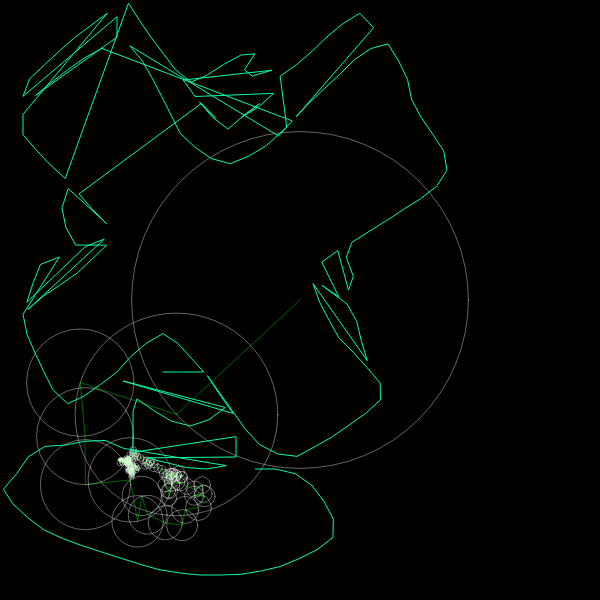
Frame 1 (no input)
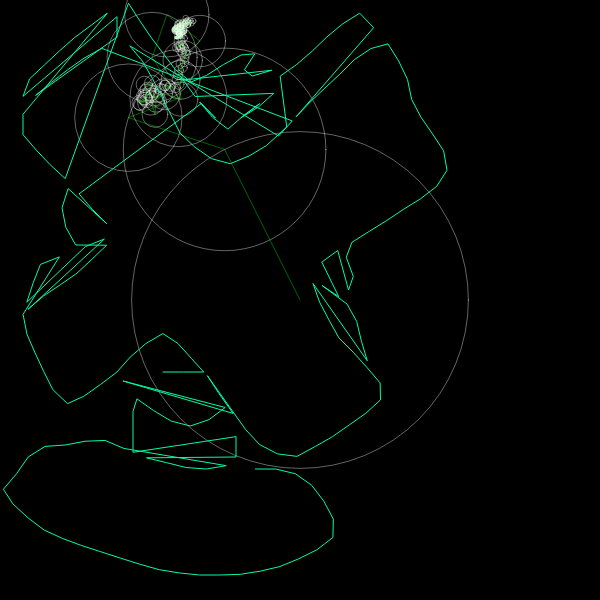
Frame 60 (no input)
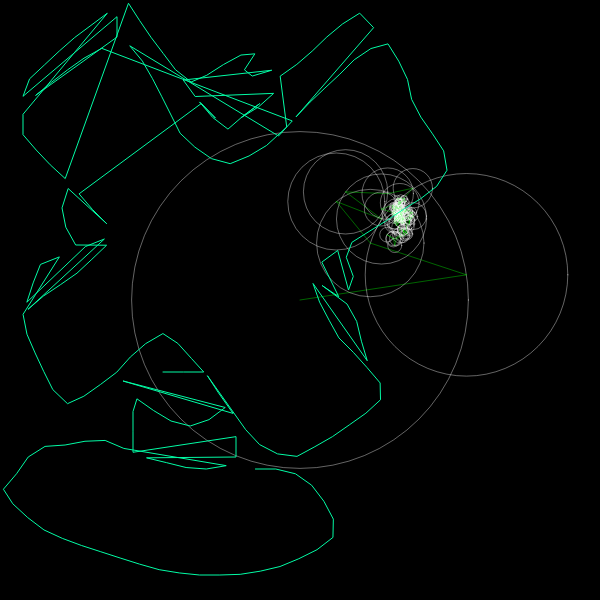
Frame 120 (the mouse pressed at the canvas centre since frame 60)

The p5.js sketch that drew these frames (run headless with seeded random() and noise() and a simulated clock; from frame 60 on, the mouse is pressed at the canvas centre):

// p5.js sketch
// ── sketch.js


//Santhosh Jallu
const USER = 0;
const FOURIER = 1;

let time = 0;
let path =  [];
let dd =[];
let fourierX;

let svgdata = [{x: 163, y: 372},
  {x: 183.3701171875, y: 372},
  {x: 203.740234375, y: 372},
  {x: 191.48712158203125, y: 358.48712158203125},
  {x: 177.83335876464844, y: 343.385986328125},
  {x: 162.90982055664062, y: 333.56622314453125},
  {x: 145.6395721435547, y: 343.6585388183594},
  {x: 130.31675720214844, y: 357.0186462402344},
  {x: 116.74185180664062, y: 372.1985778808594},
  {x: 100.49138641357422, y: 384.4766540527344},
  {x: 83.84965515136719, y: 396.2237854003906},
  {x: 67.51121520996094, y: 403.6576232910156},
  {x: 52.802162170410156, y: 389.60430908203125},
  {x: 43.69236755371094, y: 371.3847351074219},
  {x: 35.07255935668945, y: 352.9366760253906},
  {x: 26.973247528076172, y: 334.2459716796875},
  {x: 23.05358123779297, y: 314.3215026855469},
  {x: 59.37323760986328, y: 256.9029541015625},
  {x: 40.4433708190918, y: 264.4263610839844},
  {x: 33.159202575683594, y: 282.887451171875},
  {x: 26.836284637451172, y: 302.25140380859375},
  {x: 85.44435119628906, y: 246.54135131835938},
  {x: 104.37422180175781, y: 239.0179443359375},
  {x: 27.948955535888672, y: 309.3603515625},
  {x: 43.34510803222656, y: 296.103271484375},
  {x: 60.2940673828125, y: 284.803955078125},
  {x: 76.97286224365234, y: 273.1632080078125},
  {x: 91.88162994384766, y: 259.2826232910156},
  {x: 106.59422302246094, y: 245.2062225341797},
  {x: 75.67118072509766, y: 244.9879150390625},
  {x: 65.8046646118164, y: 227.1825714111328},
  {x: 62, y: 207.8896484375},
  {x: 68.16026306152344, y: 188.5192108154297},
  {x: 106.71000671386719, y: 223.7100067138672},
  {x: 92.30615234375, y: 209.30615234375},
  {x: 79.04747009277344, y: 193.85696411132812},
  {x: 201.3377227783203, y: 103.48231506347656},
  {x: 215.5035400390625, y: 118.12032318115234},
  {x: 199.4859161376953, y: 101.92461395263672},
  {x: 212.6785888671875, y: 117.44540405273438},
  {x: 227.95851135253906, y: 129.12135314941406},
  {x: 243.3280792236328, y: 115.78485870361328},
  {x: 259.6800537109375, y: 103.63766479492188},
  {x: 241.15243530273438, y: 117.66753387451172},
  {x: 258.4724426269531, y: 106.94562530517578},
  {x: 273.6103515625, y: 93.36181640625},
  {x: 195.1911163330078, y: 96.51277923583984},
  {x: 183.20999145507812, y: 80.03873443603516},
  {x: 271.7238464355469, y: 70.23881530761719},
  {x: 252.20326232910156, y: 76.057861328125},
  {x: 244.43235778808594, y: 69.82705688476562},
  {x: 254.85731506347656, y: 53.83354187011719},
  {x: 240.9602813720703, y: 55.03971481323242},
  {x: 223.4488525390625, y: 64.56405639648438},
  {x: 206.70571899414062, y: 75.29428100585938},
  {x: 191.05738830566406, y: 82.02869415283203},
  {x: 175.4987030029297, y: 69.7188720703125},
  {x: 163.21893310546875, y: 53.466224670410156},
  {x: 150.93914794921875, y: 37.21357345581055},
  {x: 139.4994354248047, y: 20.37411880493164},
  {x: 128.45623779296875, y: 3.2571754455566406},
  {x: 65.21393585205078, y: 178.59681701660156},
  {x: 50.222930908203125, y: 164.8050994873047},
  {x: 36.23152160644531, y: 150.0358123779297},
  {x: 23, y: 134.65869140625},
  {x: 23, y: 114.28857421875},
  {x: 107.3100814819336, y: 13.215896606445312},
  {x: 90.97236633300781, y: 25.382278442382812},
  {x: 74.63485717773438, y: 37.54851531982422},
  {x: 59.34803009033203, y: 50.97205352783203},
  {x: 44.47740936279297, y: 64.89348602294922},
  {x: 29.606788635253906, y: 78.81492614746094},
  {x: 23, y: 96.320068359375},
  {x: 117, y: 16.68994140625},
  {x: 117, y: 37.06005859375},
  {x: 35.580665588378906, y: 95.43224334716797},
  {x: 51.28433609008789, y: 82.46210479736328},
  {x: 67.4027099609375, y: 70.00699615478516},
  {x: 83.99874877929688, y: 58.20087814331055},
  {x: 101.75328063964844, y: 48.34101486206055},
  {x: 292.2529296875, y: 120.94609832763672},
  {x: 278.5414123535156, y: 136.010498046875},
  {x: 129.7556610107422, y: 45.78337097167969},
  {x: 142.3773651123047, y: 61.066036224365234},
  {x: 152.5205078125, y: 78.69599151611328},
  {x: 161.86312866210938, y: 96.79729461669922},
  {x: 171.00125122070312, y: 115.00251770019531},
  {x: 180.11093139648438, y: 133.22189331054688},
  {x: 194.83392333984375, y: 147.1046905517578},
  {x: 211.35093688964844, y: 158.59811401367188},
  {x: 230.2043914794922, y: 163.68911743164062},
  {x: 249.0533905029297, y: 155.9679718017578},
  {x: 266.5206298828125, y: 145.4876251220703},
  {x: 286.72540283203125, y: 127.00204467773438},
  {x: 280.1851806640625, y: 76.16049194335938},
  {x: 296.8077087402344, y: 64.3862075805664},
  {x: 312.1950378417969, y: 51.122047424316406},
  {x: 326.84930419921875, y: 36.97307586669922},
  {x: 342.49383544921875, y: 23.975311279296875},
  {x: 359.6925048828125, y: 13.167731285095215},
  {x: 373.6224060058594, y: 27.670272827148438},
  {x: 296.0754089355469, y: 116.81554412841797},
  {x: 310.10516357421875, y: 102.04723358154297},
  {x: 324.91766357421875, y: 88.07548522949219},
  {x: 339.8139343261719, y: 74.18607330322266},
  {x: 354.2177734375, y: 59.7822265625},
  {x: 370.905517578125, y: 48.547237396240234},
  {x: 387.98883056640625, y: 43.87275314331055},
  {x: 398.72491455078125, y: 61.13943099975586},
  {x: 407.5025634765625, y: 79.42902374267578},
  {x: 411.6296691894531, y: 99.37667846679688},
  {x: 420.86474609375, y: 117.10319519042969},
  {x: 432.4985656738281, y: 133.8213348388672},
  {x: 443.6460266113281, y: 150.87039184570312},
  {x: 447, y: 170.2413330078125},
  {x: 436.66815185546875, y: 186.33184814453125},
  {x: 420.65521240234375, y: 198.68812561035156},
  {x: 403.3521728515625, y: 209.431884765625},
  {x: 386.4032897949219, y: 220.73114013671875},
  {x: 369.0921630859375, y: 231.46676635742188},
  {x: 351.87493896484375, y: 242.35231018066406},
  {x: 346.2784729003906, y: 257.28900146484375},
  {x: 353.28125, y: 276.4166564941406},
  {x: 348.5250244140625, y: 290},
  {x: 337.71124267578125, y: 250.48883056640625},
  {x: 321.8062438964844, y: 262.1293640136719},
  {x: 338.77978515625, y: 296.7657775878906},
  {x: 322.1294860839844, y: 285.5340270996094},
  {x: 347.0170593261719, y: 304.02130126953125},
  {x: 356.682373046875, y: 321.40240478515625},
  {x: 361.4453125, y: 341.203125},
  {x: 367.2416687011719, y: 360.7249755859375},
  {x: 313, y: 283.485107421875},
  {x: 319.5989990234375, y: 302.18280029296875},
  {x: 329.09942626953125, y: 320.1988525390625},
  {x: 338.91192626953125, y: 337.91192626953125},
  {x: 353.3157653808594, y: 352.3157653808594},
  {x: 366.95068359375, y: 367.44451904296875},
  {x: 380.13873291015625, y: 382.9664611816406},
  {x: 380.5020446777344, y: 399.774169921875},
  {x: 365.89508056640625, y: 413.185546875},
  {x: 349.26544189453125, y: 424.9342346191406},
  {x: 332.5708312988281, y: 436.56427001953125},
  {x: 314.8929748535156, y: 446.6829833984375},
  {x: 296.9817810058594, y: 456.3848571777344},
  {x: 277.5279541015625, y: 453.8819885253906},
  {x: 259.5693664550781, y: 444.5693664550781},
  {x: 245.70596313476562, y: 429.6924133300781},
  {x: 207.38587951660156, y: 375.687255859375},
  {x: 218.45196533203125, y: 392.7893981933594},
  {x: 233.0648651123047, y: 413.41259765625},
  {x: 122.98662567138672, y: 380.9799499511719},
  {x: 225.23033142089844, y: 407.4974060058594},
  {x: 208.99874877929688, y: 419.647705078125},
  {x: 190.2064208984375, y: 426},
  {x: 171.0149383544922, y: 421.0074768066406},
  {x: 153.5984649658203, y: 410.53643798828125},
  {x: 136.94012451171875, y: 398.81439208984375},
  {x: 133, y: 411.52801513671875},
  {x: 133, y: 431.8980712890625},
  {x: 133, y: 452.26812744140625},
  {x: 236, y: 436.63824462890625},
  {x: 236, y: 457.00830078125},
  {x: 146.5406951904297, y: 457.8359680175781},
  {x: 166.34164428710938, y: 462.60516357421875},
  {x: 186.10804748535156, y: 467.5270080566406},
  {x: 206.2967529296875, y: 469},
  {x: 226.22047424316406, y: 465.6671447753906},
  {x: 123.84696960449219, y: 448.4234924316406},
  {x: 105.13259887695312, y: 440.43560791015625},
  {x: 84.99740600585938, y: 441.2506408691406},
  {x: 65.08892822265625, y: 445},
  {x: 45.03117370605469, y: 446.3970947265625},
  {x: 28.22296142578125, y: 456.99200439453125},
  {x: 16.590347290039062, y: 473.7138671875},
  {x: 3.420041084289551, y: 489.2342529296875},
  {x: 12.805130958557129, y: 503.8051452636719},
  {x: 27.739044189453125, y: 517.6016845703125},
  {x: 43.956912994384766, y: 529.92724609375},
  {x: 62.31819534301758, y: 538.3693237304688},
  {x: 81.41339111328125, y: 545.4583740234375},
  {x: 100.78988647460938, y: 551.74267578125},
  {x: 120.1741943359375, y: 558.0023803710938},
  {x: 139.59872436523438, y: 564.1364135742188},
  {x: 159.1647186279297, y: 569.6753540039062},
  {x: 179.27210998535156, y: 572.93603515625},
  {x: 199.47589111328125, y: 575},
  {x: 219.845947265625, y: 575},
  {x: 240.1644287109375, y: 574.3424682617188},
  {x: 260.28521728515625, y: 571.1654663085938},
  {x: 279.99261474609375, y: 566.5203247070312},
  {x: 298.81488037109375, y: 558.7317504882812},
  {x: 317.0442199707031, y: 549.6725463867188},
  {x: 332.93878173828125, y: 537.430419921875},
  {x: 333.34552001953125, y: 519.1129150390625},
  {x: 323.90228271484375, y: 501.2749938964844},
  {x: 311.587158203125, y: 485.1596374511719},
  {x: 295.4979248046875, y: 473.8118896484375},
  {x: 275.8152770996094, y: 469},
  {x: 255.44520568847656, y: 469},]


function setup() {
  createCanvas(600,600);
  for(let i=0; i< svgdata.length;i ++){
    dd.push(new Complex(svgdata[i].x - width / 2, svgdata[i].y- height / 2))  
  }
    
  fourierX = DFT(dd);
  //fourierY = DFT(y);
  fourierX.sort((a,b) => b.amplitude - a.amplitude);
  
}

function epiCycles(x, y, rotation, fourier){
  for(let i = 0; i< fourier.length; i++){
    let prevx = x;
    let prevy = y;
    let freq = fourier[i].freq;
    let radius = fourier[i].amplitude;
    let phase = fourier[i].phase;
    
    x += radius * cos( freq * time + phase + rotation) ;
    y += radius * sin( freq * time + phase + rotation) ;
    
    stroke(255,100);
    noFill();
    ellipse(prevx,prevy, radius * 2);

    stroke(0,255,0,100);
    //ellipse(x,y,2);
    line(prevx, prevy, x, y);
  }
  return createVector(x,y);
}

function draw() {
  background(0);
  
  // stroke(255);
  // noFill();
  // beginShape();
  // for(let v of svgdata){
  //   vertex(v.x+ width / 2, v.y+ height / 2);
  // },
  // endShape();

  
  let v = epiCycles(width / 2, height / 2,0, fourierX);
  
  path.unshift(v);

  
  beginShape();
  noFill();
  stroke('#03fca5');
  for(let i = 0; i< svgdata.length; i++){
    vertex(svgdata[i].x ,svgdata[i].y);
  }
  endShape(); 

  const dt = (TWO_PI / fourierX.length);

  time += dt;

  if (time > TWO_PI) {
      time = 0;
      path = [];
    }

  }

// ── drop.html
<!DOCTYPE html>
<html lang="en">
<head>
    <meta charset="UTF-8">
    <meta name="viewport" content="width=device-width, initial-scale=1.0">
    <title>Document</title>
</head>
<body>
    <nav>
        <div class="logo">
            <h4>Sipsilv</h4>
        </div>
        <ul>
            <li>
                <a href="#">Home</a>
            </li>
            <li>
                <a href="#">About</a>
            </li>
            <li>
                <a href="#">Projects</a>
            </li>
            <li>
                <a href="#">Contact</a>
            </li>
        </ul>

    </nav>
    
</body>
</html>


// ── fourier_transform.js
class Complex{
    constructor(x,y){
        this.re = x;
        this.im = y;
    }
    static cxproduct(a,b){
        return new Complex(a.re * b.re - a.im * b.im, a.re * b.im + a.im * b.re)
    }
    static add(a,b){
        a.re += b.re;
        a.im += b.im;
    }
    
}



function DFT(array){
    let X = [];
    const N = array.length;
    for(let k = 0; k< N; k++){
        let sum = new Complex(0,0);
        for(let n = 0; n< array.length; n++){
            let theta = 2* 3.14 * k * n / N;
            const c = new Complex(cos(theta), - sin(theta))
            Complex.add(sum, Complex.cxproduct(dd[n],c));
        }
        sum.re = sum.re / N;
        sum.im = sum.im / N;
        let freq = k ;
        let amplitude = sqrt(sum.re ** 2 + sum.im ** 2);
        let phase = atan2(sum.im , sum.re);
        X[k] = {re: sum.re,im: sum.im, freq: freq, amplitude, phase}
    }
    return X;
}
// ── navbar.html
<!DOCTYPE html>
<html lang="en">
<head>
    <meta charset="UTF-8">
    <meta name="viewport" content="width=device-width, initial-scale=1.0">
    <link rel = "stylesheet" src= "style.css">
    <link href = " ">
    <title>Document</title>
</head>
<body>
    
</body>
</html>
// ── test.html
<!DOCTYPE html>
<html lang="en">
<head>
    <meta charset="UTF-8">
    <meta name="viewport" content="width=device-width, initial-scale=1.0">
    <title>Document</title>
</head>
<body>
    <svg width="448" height="576" viewBox="0 0 448 576" fill="none" xmlns="http://www.w3.org/2000/svg">
        <path d="M236 463L255 469H279L303 476L318 492L332 514L337 533L326 545L303 557L274 569L236 575H192L155 569L117 557L80 545L48 533L23 514L1 492L15 476L31 453L48 445H70L90 440H104L117 445L133 453M236 463L214 469H192L168 463L147 458L133 453M236 463V458V434V417M133 453V440V426V412V396M133 396L147 406L163 417L181 426H197L214 417L227 406M133 396L117 372M227 406L236 417M227 406L205 372M236 417L249 434L260 445L274 453L294 458L318 445L337 434L360 417L377 406L386 390L371 372M371 372L355 354L337 336L326 314L313 290V275M371 372L365 354L360 336L355 314L343 299M313 275L326 290L343 299M313 275L326 256L343 248M343 299V290H355V281L349 265L343 248M343 248L365 234L386 221L407 207L430 193L447 176V156L430 130L413 106L407 77L395 54L386 41M386 41L360 54L337 77L313 99L294.574 118.396M386 41L360 13L349 19L332 32L303 60L279 77M274 141L294 119L294.574 118.396M274 141L249 156L227 165L205 156L181 135L163 99L147 68L133 47L117 41M274 141L294.574 118.396M117 41L90 54L70 68L48 85L23 106M117 41V6M23 106V85L70 41L117 6M23 106V135L45 160L70 183M117 6L127 1L147 32L181 77M181 77L197 85L214 68L236 60L249 47L255 54L249 68L239 72L249 77L266 72L279 68V77M181 77L197 99M279 77L274 93M274 93L260 106L239 119M274 93L239 119M239 119L227 130M227 130L214 119L197 99M227 130L197 99M70 183L90 207L104 221L117 234M70 183L62 207V221L70 234L78 249.5M117 234L104 248L75 275L39 299L23 314M117 234L78 249.5M23 314L39 265L78 249.5M23 314L26 332L39 362L53 390L70 406L104 382L117 372M117 372L133 354L155 336L168 332L187 354L205 372M205 372H181H163" stroke="black"/>
        </svg>
        
    <script>
        const path = document.querySelector('path');
        const length = path.getTotalLength();
        const step = length/200;
        let drawing =[]
        for(let i = length; i>=0; i-=step){
            drawing[i] = {x: path.getPointAtLength(i).x, y: path.getPointAtLength(i).y}
            console.log(drawing[i])
        }
        
    </script>
    
</body>
</html>
